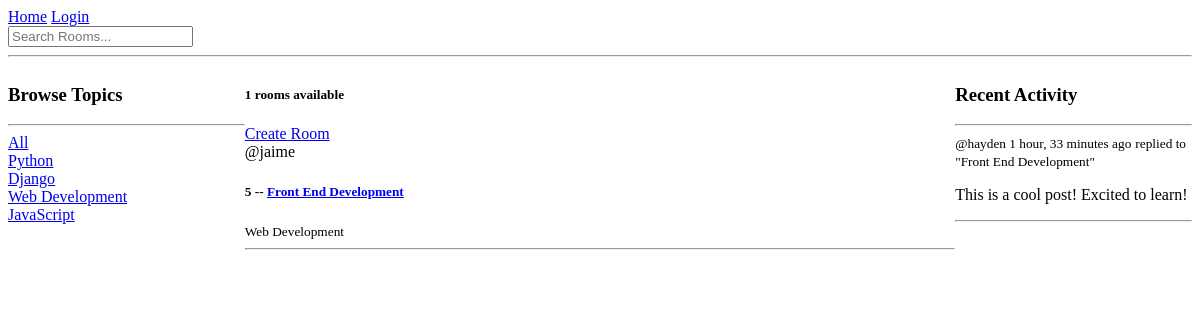
Before: / with the older database file.
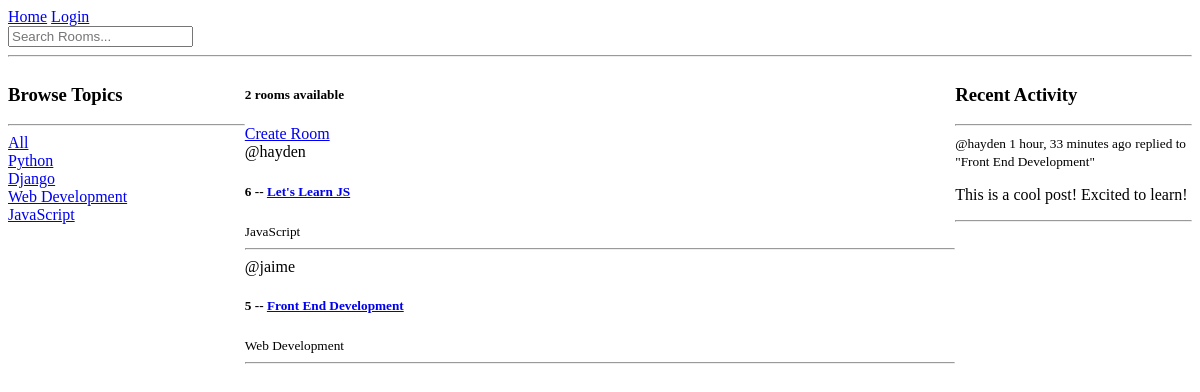
After: the same page with the newer database file.
### base/models.py (models this page shows, shortened)
class Topic(models.Model):
  name = models.CharField(max_length=200)

class Room(models.Model):
  host = models.ForeignKey(User, on_delete=models.SET_NULL, null=True)
  topic = models.ForeignKey(Topic, on_delete=models.SET_NULL, null=True)
  name = models.CharField(max_length=200)
  description = models.TextField(null=True, blank=True)
  participants = models.ManyToManyField(User, related_name='participants', blank=True)
  updated = models.DateTimeField(auto_now=True)
  created = models.DateTimeField(auto_now_add=True)
  class Meta:
    ordering = ['-updated', '-created']
  def __str__(self):
    return self.name

class Message(models.Model):
  user = models.ForeignKey(User, on_delete=models.CASCADE)
  room = models.ForeignKey(Room, on_delete=models.CASCADE)
  body = models.TextField()
  updated = models.DateTimeField(auto_now=True)
  created = models.DateTimeField(auto_now_add=True)
  class Meta:
    ordering = ['-updated', '-created']
  def __str__(self):
    return self.body[0:50]

### base/views.py (the view)
# urls.py: path('', views.home, name="home"),
def home(req):
  q = req.GET.get('q') if req.GET.get('q') != None else ''
  rooms = Room.objects.filter(
    Q(topic__name__icontains=q) |
    Q(name__icontains=q) |
    Q(description__icontains=q)
  )
  topics = Topic.objects.all()
  room_count = rooms.count()
  room_messages = Message.objects.all()
  context = {'rooms': rooms, 'topics': topics, 'room_count': room_count, 'room_messages': room_messages}
  return render(req, 'base/home.html', context)

### base/templates/base/home.html (shortened to what this page needs)
{% extends 'main.html' %} {% block content %}
<div class="home-container">
  <div>
    <h3>Browse Topics</h3>
    <hr />
    <div>
      <a href="{% url 'home' %}">All</a>
    </div>
    {% for topic in topics %}
    <div>
      <a href="{% url 'home' %}?q={{topic.name}}">{{topic.name}}</a>
    </div>
    {% endfor %}
  </div>
  <div>
    <h5>{{room_count}} rooms available</h5>
    <a href="{% url 'create-room' %}">Create Room</a>
    <div>
      {% for room in rooms %}
      <div>
        <span>@{{room.host.username}}</span>
        <h5>
          {{room.id}} -- <a href="{% url 'room' room.id%}">{{room.name}}</a>
        </h5>
        <small>{{room.topic.name}}</small>
        <hr />
      </div>
      {% endfor %}
    </div>
  </div>
  <div>
    <h3>Recent Activity</h3>
    <hr />
    {% for message in room_messages %}
    <div>
      <small>@{{message.user}} {{message.created|timesince}} ago</small>
      <small>replied to "{{message.room}}"</small>
      <p>{{message}}</p>
      <hr />
    </div>
    {% endfor %}
  </div>
</div>
{% endblock content %}

### templates/main.html (shortened to what this page needs)
<!DOCTYPE html>
<html lang="en">
  <head>
  </head>
  <body>
    {% include 'navbar.html' %}
{% block content %} {% endblock %}
  </body>
</html>

### templates/navbar.html
<a href="/""> Home</a>
{% if request.user.is_authenticated %}
  <p>Hello {{user}}</p>
  <a href="{% url 'logout' %}">Logout</a>
{% else %}
  <a href="{% url 'login' %}">Login</a>
{% endif %}
<form method="GET" action="{% url 'home' %}">
  <input type="text" name="q" placeholder="Search Rooms..."/>
</form>
<hr />

### base/templates/base/home.html (style rules this page uses)
.home-container { display: grid; grid-template-columns: 1fr 3fr 1fr; }

Changed rows visible on the page:
added Room: host.username "hayden", id "6", name "Let's Learn JS", topic.name "JavaScript"
Other visible differences:
{{ room_count }}: "1" → "2"
